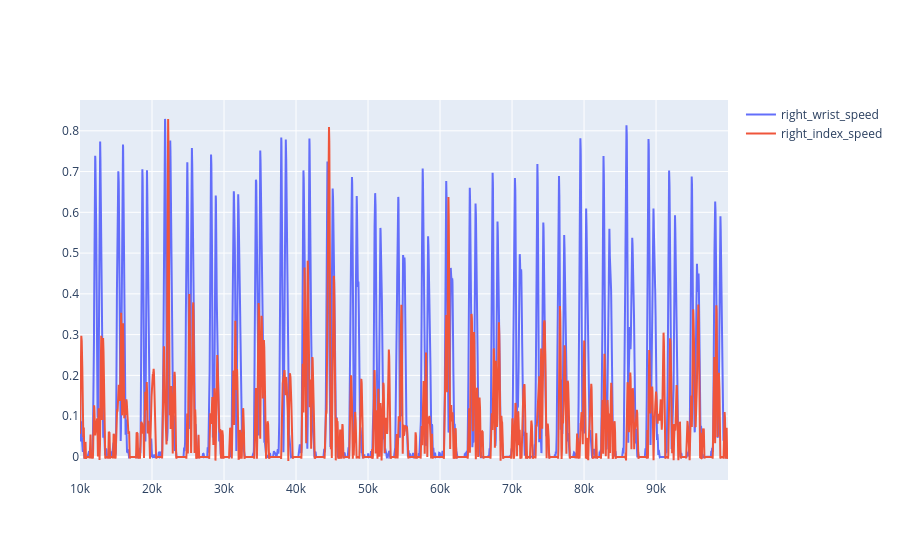

The code cell stored with this chart in its notebook:
### Code cell
# Slice the data from index 100 to 200
df_slice = df.iloc[1000:10000]

# Scale the right_index_speed to match the right_wrist_speed
df_slice['right_index_speed'] = df_slice['right_index_speed'] * (df_slice['right_wrist_speed'].max() / df_slice['right_index_speed'].max())

# Plot the sliced data
fig = go.Figure()

fig.add_trace(go.Scatter(x=df_slice['time_ms'], y=df_slice['right_wrist_speed'],
                    mode='lines',
                    name='right_wrist_speed'))
fig.add_trace(go.Scatter(x=df_slice['time_ms'], y=df_slice['right_index_speed'],
                    mode='lines',
                    name='right_index_speed'))

fig.show()

### Figure 1 — Plotly figure (JSON) as saved in the notebook; plotly's stock layout.template omitted (floating-point values rounded to 4 significant figures; data arrays with more than 128 entries replaced by an {"elided": "..."} marker saying what was removed)
{"data": [{"mode": "lines", "name": "right_wrist_speed", "type": "scatter", "x": {"elided": "9000 int values"}, "y": {"elided": "9000 float values"}}, {"mode": "lines", "name": "right_index_speed", "type": "scatter", "x": {"elided": "9000 int values"}, "y": {"elided": "9000 float values"}}], "layout": {}}
